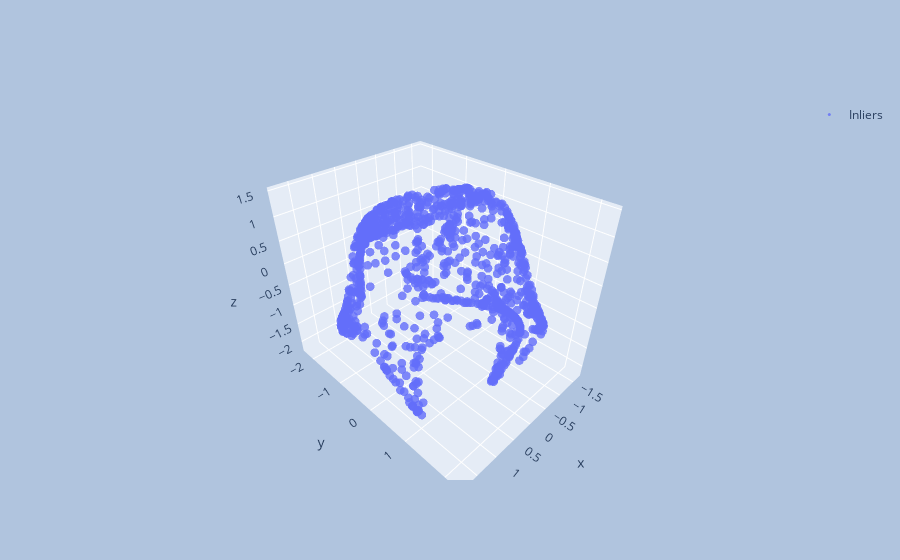

The code cell stored with this chart in its notebook:
### Code cell
plot3d(nen.predict(ds))

### Figure 1 — Plotly figure (JSON) as saved in the notebook; plotly's stock layout.template omitted (floating-point values rounded to 4 significant figures; data arrays with more than 128 entries replaced by an {"elided": "..."} marker saying what was removed)
{"data": [{"marker": {"opacity": 0.8, "size": 3}, "mode": "markers", "name": "Inliers", "type": "scatter3d", "x": {"elided": "1000 float values"}, "y": {"elided": "1000 float values"}, "z": {"elided": "1000 float values"}}, {"marker": {"opacity": 0.8, "size": 3}, "mode": "markers", "name": "Outliers", "type": "scatter3d", "x": [], "y": [], "z": []}], "layout": {"autosize": false, "paper_bgcolor": "LightSteelBlue", "showlegend": true}}
